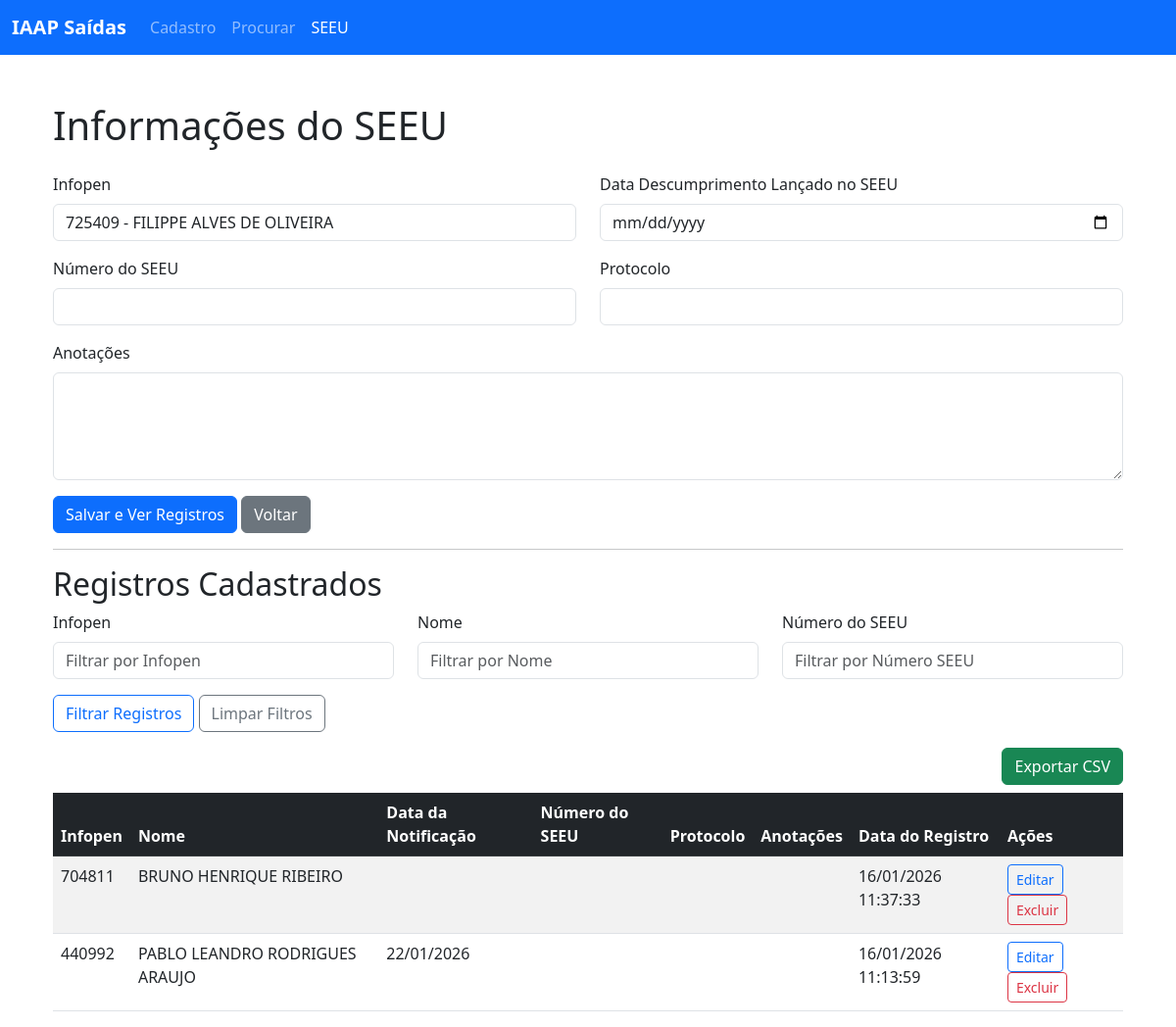
The app's page /seeu?infopen=725409 with its own data.
### app.py (models this page shows, shortened)
class Judiciary(db.Model):
    __tablename__ = 'judiciary'
    id = db.Column(db.Integer, primary_key=True)
    infopen = db.Column(db.String(100), db.ForeignKey('user_registration.infopen'), nullable=False)
    data_notificacao = db.Column(db.Date, nullable=True)  # Data da Notificação
    numero_seeu = db.Column(db.String(100), nullable=True)  # Número do SEEU
    protocolo = db.Column(db.String(100), nullable=True)  # Protocolo
    anotacoes = db.Column(db.Text, nullable=True)  # Anotações
    data_registro = db.Column(db.DateTime, default=get_current_time_brasilia, onupdate=get_current_time_brasilia)

class UserRegistration(db.Model):
    __tablename__ = 'user_registration'
    id = db.Column(db.Integer, primary_key=True)
    infopen = db.Column(db.String(100), unique=True, nullable=True)
    nome_completo = db.Column(db.String(200), nullable=False)
    cpf = db.Column(db.String(14), nullable=True)  # Added CPF field
    telefone = db.Column(db.String(20), nullable=True)  # Added telefone field
    rua = db.Column(db.String(200), nullable=True)
    bairro = db.Column(db.String(200), nullable=True)
    numero = db.Column(db.String(20), nullable=True)
    municipio = db.Column(db.String(100), nullable=True)
    ueop = db.Column(db.String(100), nullable=True)
    cia = db.Column(db.String(100), nullable=True)
    restricoes_judiciais = db.Column(db.Text, nullable=True)
    observacoes = db.Column(db.Text, nullable=True)  # Added observacoes field
    latitude = db.Column(db.String(20), nullable=True)  # Latitude field
    longitude = db.Column(db.String(20), nullable=True)  # Longitude field
    data_modificacao = db.Column(
        db.DateTime, default=get_current_time_brasilia, onupdate=get_current_time_brasilia)

### app.py (the view, shortened to what this page needs)
@app.route('/seeu', methods=['GET', 'POST'])
def seeu():
    selected_infopen = request.args.get('infopen', '')
    filter_infopen = request.values.get('filter_infopen', '').strip()
    filter_nome = request.values.get('filter_nome', '').strip()
    filter_numero_seeu = request.values.get('filter_numero_seeu', '').strip()
    query = Judiciary.query
    if filter_nome:
        query = query.join(
            UserRegistration, Judiciary.infopen == UserRegistration.infopen)
        query = query.filter(
            UserRegistration.nome_completo.ilike(f'%{filter_nome}%'))
    if filter_infopen:
        query = query.filter(Judiciary.infopen.ilike(f'%{filter_infopen}%'))
    if filter_numero_seeu:
        query = query.filter(Judiciary.numero_seeu.ilike(f'%{filter_numero_seeu}%'))
    judiciary_records = query.order_by(Judiciary.data_registro.desc()).all()
    users = UserRegistration.query.order_by(
        UserRegistration.nome_completo).all()
    return render_template(
        'seeu.html',
        active_page='seeu',
        show_institutional_content=False,
        show_institutional_text=False,
        users=users,
        judiciary_records=judiciary_records,
        selected_infopen=selected_infopen,
        filter_infopen=filter_infopen,
        filter_nome=filter_nome,
        filter_numero_seeu=filter_numero_seeu
    )

### templates/seeu.html (shortened to what this page needs)
{% extends "menu.html" %}
{% block content %}
<div class="container mt-5">
    <h1 class="mb-4">Informações do SEEU</h1>
    <form method="POST" action="{{ url_for('seeu') }}">
        <div class="row">
            <div class="col-md-6 mb-3">
                <label for="infopen" class="form-label">Infopen</label>
                <select class="form-control" id="infopen" name="infopen">
                    {% for user in users %}
                        <option value="{{ user.infopen }}" {% if request.form.infopen == user.infopen or selected_infopen == user.infopen %}selected{% endif %}>{{ user.infopen }} - {{ user.nome_completo }}</option>
                    {% endfor %}
                </select>
            </div>
            <div class="col-md-6 mb-3">
                <label for="data_notificacao" class="form-label">Data Descumprimento Lançado no SEEU</label>
                <input type="date" class="form-control" id="data_notificacao" name="data_notificacao" value="{{ request.form.data_notificacao }}">
            </div>
        </div>
        <div class="row">
            <div class="col-md-6 mb-3">
                <label for="numero_seeu" class="form-label">Número do SEEU</label>
                <input type="text" class="form-control" id="numero_seeu" name="numero_seeu" value="{{ request.form.numero_seeu }}">
            </div>
            <div class="col-md-6 mb-3">
                <label for="protocolo" class="form-label">Protocolo</label>
                <input type="text" class="form-control" id="protocolo" name="protocolo" value="{{ request.form.protocolo }}">
            </div>
        </div>
        <div class="mb-3">
            <label for="anotacoes" class="form-label">Anotações</label>
            <textarea class="form-control" id="anotacoes" name="anotacoes" rows="4">{{ request.form.anotacoes }}</textarea>
        </div>
        <button type="submit" class="btn btn-primary">Salvar e Ver Registros</button>
        <a href="{{ url_for('register') }}" class="btn btn-secondary">Voltar</a>
    </form>
    <hr>
    <h2>Registros Cadastrados</h2>
    <form method="GET" action="{{ url_for('seeu') }}" class="mb-3">
        <div class="row">
            <div class="col-md-4 mb-3">
                <label for="filter_infopen" class="form-label">Infopen</label>
                <input type="text" class="form-control" id="filter_infopen" name="filter_infopen" value="{{ filter_infopen or '' }}" placeholder="Filtrar por Infopen">
            </div>
            <div class="col-md-4 mb-3">
                <label for="filter_nome" class="form-label">Nome</label>
                <input type="text" class="form-control" id="filter_nome" name="filter_nome" value="{{ filter_nome or '' }}" placeholder="Filtrar por Nome">
            </div>
            <div class="col-md-4 mb-3">
                <label for="filter_numero_seeu" class="form-label">Número do SEEU</label>
                <input type="text" class="form-control" id="filter_numero_seeu" name="filter_numero_seeu" value="{{ filter_numero_seeu or '' }}" placeholder="Filtrar por Número SEEU">
            </div>
        </div>
        <div class="row">
            <div class="col-md-12">
                <button type="submit" class="btn btn-outline-primary">Filtrar Registros</button>
                <a href="{{ url_for('seeu') }}" class="btn btn-outline-secondary">Limpar Filtros</a>
            </div>
        </div>
    </form>
    <div class="d-flex justify-content-end mb-2">
        <a href="{{ url_for('export_seeu_csv',
            filter_infopen=filter_infopen or '',
            filter_nome=filter_nome or '',
            filter_numero_seeu=filter_numero_seeu or '') }}"
           class="btn btn-success">
            Exportar CSV
        </a>
    </div>
    {% if judiciary_records %}
        <div class="table-responsive">
            <table class="table table-striped table-hover">
                <thead class="table-dark">
                    <tr>
                        <th>Infopen</th>
                        <th>Nome</th>
                        <th>Data da Notificação</th>
                        <th>Número do SEEU</th>
                        <th>Protocolo</th>
                        <th>Anotações</th>
                        <th>Data do Registro</th>
                        <th>Ações</th>
                    </tr>
                </thead>
                <tbody>
                    {% for record in judiciary_records %}
                    <tr>
                        <td>{{ record.infopen or '' }}</td>
                        <td>
                            {% set user = users | selectattr('infopen', 'equalto', record.infopen) | first %}
                            {{ user.nome_completo if user else '' }}
                        </td>
                        <td>{{ record.data_notificacao.strftime('%d/%m/%Y') if record.data_notificacao else '' }}</td>
                        <td>{{ record.numero_seeu or '' }}</td>
                        <td>{{ record.protocolo or '' }}</td>
                        <td>{{ record.anotacoes or '' | truncate(50, True) }}</td>
                        <td>{{ record.data_registro.strftime('%d/%m/%Y %H:%M:%S') if record.data_registro else '' }}</td>
                        <td>
                            <a href="{{ url_for('edit_seeu', record_id=record.id) }}" class="btn btn-sm btn-outline-primary me-1">Editar</a>
                            <form method="POST" action="{{ url_for('delete_seeu', record_id=record.id) }}" style="display: inline;" onsubmit="return confirm('Tem certeza que deseja excluir este registro judicial?');">
                                <button type="submit" class="btn btn-sm btn-outline-danger">Excluir</button>
                            </form>
                        </td>
                    </tr>
                    {% endfor %}
                </tbody>
            </table>
        </div>
    {% else %}
        <p class="text-muted">Nenhum registro judicial encontrado.</p>
    {% endif %}
</div>
{% endblock %}

### records on screen
Judiciary: infopen "704811", data_registro "16/01/2026 11:37:33"
UserRegistration: nome_completo "BRUNO HENRIQUE RIBEIRO"
Judiciary: infopen "440992", data_notificacao "22/01/2026", data_registro "16/01/2026 11:13:59"
UserRegistration: nome_completo "PABLO LEANDRO RODRIGUES ARAUJO"

### other values on screen
form field infopen "725409 - FILIPPE ALVES DE OLIVEIRA"
